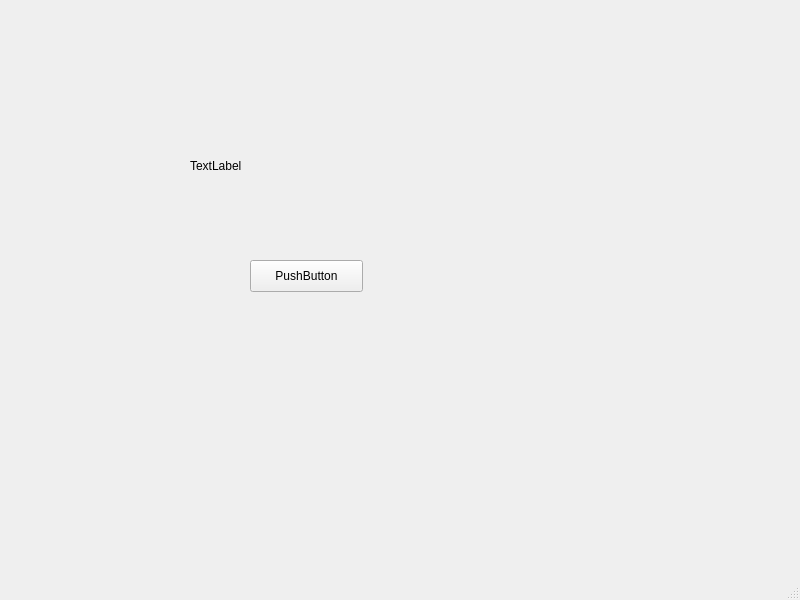
<?xml version="1.0" encoding="UTF-8"?>
<ui version="4.0">
 <class>NotesWindow</class>
 <widget class="QMainWindow" name="NotesWindow">
  <property name="geometry">
   <rect>
    <x>0</x>
    <y>0</y>
    <width>800</width>
    <height>600</height>
   </rect>
  </property>
  <property name="windowTitle">
   <string>MainWindow</string>
  </property>
  <widget class="QWidget" name="centralwidget">
   <widget class="QPushButton" name="pushButton">
    <property name="geometry">
     <rect>
      <x>250</x>
      <y>260</y>
      <width>113</width>
      <height>32</height>
     </rect>
    </property>
    <property name="text">
     <string>PushButton</string>
    </property>
   </widget>
   <widget class="QLabel" name="label">
    <property name="geometry">
     <rect>
      <x>190</x>
      <y>110</y>
      <width>301</width>
      <height>111</height>
     </rect>
    </property>
    <property name="text">
     <string>TextLabel</string>
    </property>
   </widget>
  </widget>
  <widget class="QMenuBar" name="menubar">
   <property name="geometry">
    <rect>
     <x>0</x>
     <y>0</y>
     <width>800</width>
     <height>22</height>
    </rect>
   </property>
  </widget>
  <widget class="QStatusBar" name="statusbar"/>
 </widget>
 <resources/>
 <connections/>
</ui>
